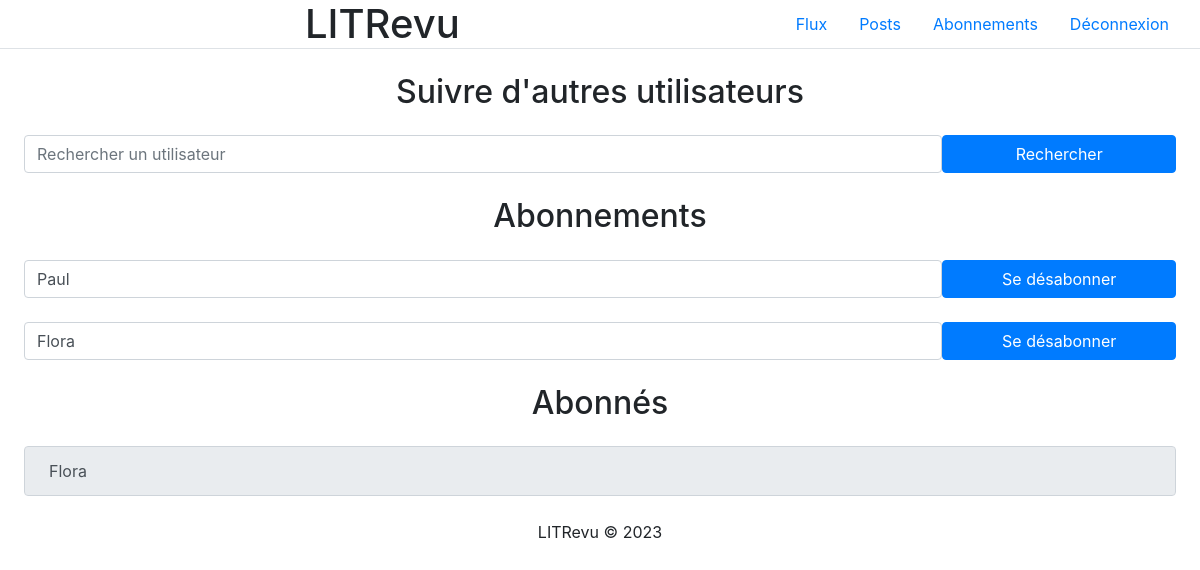
Screenshot of /abonnements/ (signed in) with the database file from the repository.
### LITReview/models.py (models this page shows)
class UserFollows(models.Model):
    user = models.ForeignKey(User, on_delete=models.CASCADE, related_name='following')
    followed_user = models.ForeignKey(User, on_delete=models.CASCADE, related_name='followed_by')
    class Meta:
        unique_together = ('user', 'followed_user')

### LITReview/views.py (the view, shortened to what this page needs)
# urls.py: path('abonnements/', views.Abonnements.as_view(), name='abonnements'),
class Abonnements(LoginRequiredMixin, View):
    login_url = '/'
    def get(self, request):
        recherche_form = UserSearchForm()
        user_follows = UserFollows.objects.filter(user=request.user)
        all_user_follows = UserFollows.objects.all()
        followers = []
        for user_follow in all_user_follows:
            if user_follow.followed_user == request.user:
                followers.append(user_follow)
        return render(request, 'LITReview/abonnements.html', {'recherche_form': recherche_form, 'user_follows': user_follows, 'followers': followers})

### LITReview/forms.py
class UserSearchForm(forms.Form):
    followed_user = forms.CharField(
        label="",
        widget= forms.TextInput(attrs={'class': 'form-control', 'placeholder': 'Rechercher un utilisateur'})
    )

### LITReview/templates/LITReview/abonnements.html (shortened to what this page needs)
<!DOCTYPE html>
<html lang="en">
    {% block head %}
        {% include 'LITReview/partials/head.html' %}
    {% endblock %}
<body>
    {% include 'LITReview/partials/header.html' %}
    {% block search %}
        <h2 class="text-center mt-4">Suivre d'autres utilisateurs</h2>
        <form method="post" action="{% url 'abonnements' %}" class="d-flex m-4">
            {{ recherche_form }}
            <button type="submit" class="btn btn-primary" style="width: 25%">Rechercher</button>
        </form>
    {% endblock %}
    {% block abonnement %}
        <h2 class="text-center">Abonnements</h2>
    {% for user_follow in user_follows %}
    <form method="post" action="{% url 'abonnements' %}" class="d-flex m-4">
        <input name="followed_user" value="{{ user_follow.followed_user }}" class="form-control">
        <button type="submit" class="btn btn-primary" style="width: 25%">Se désabonner</button>
    </form>
    {% endfor %}
    {% endblock %}
        {% block abonnes %}
            <h2 class="text-center">Abonnés</h2>
            {% for follower in followers %}
            <div class="d-flex m-4">
                <input type="text" value="{{ follower.user.username }}" class="form-control p-4" disabled>
            </div>
            {% endfor %}
        {% endblock %}
    {% include 'LITReview/partials/footer.html' %}
</body>
</html>

### rows the page displays
UserFollows: followed_user "Paul"
UserFollows: followed_user "Flora"
UserFollows: user.username "Flora"
